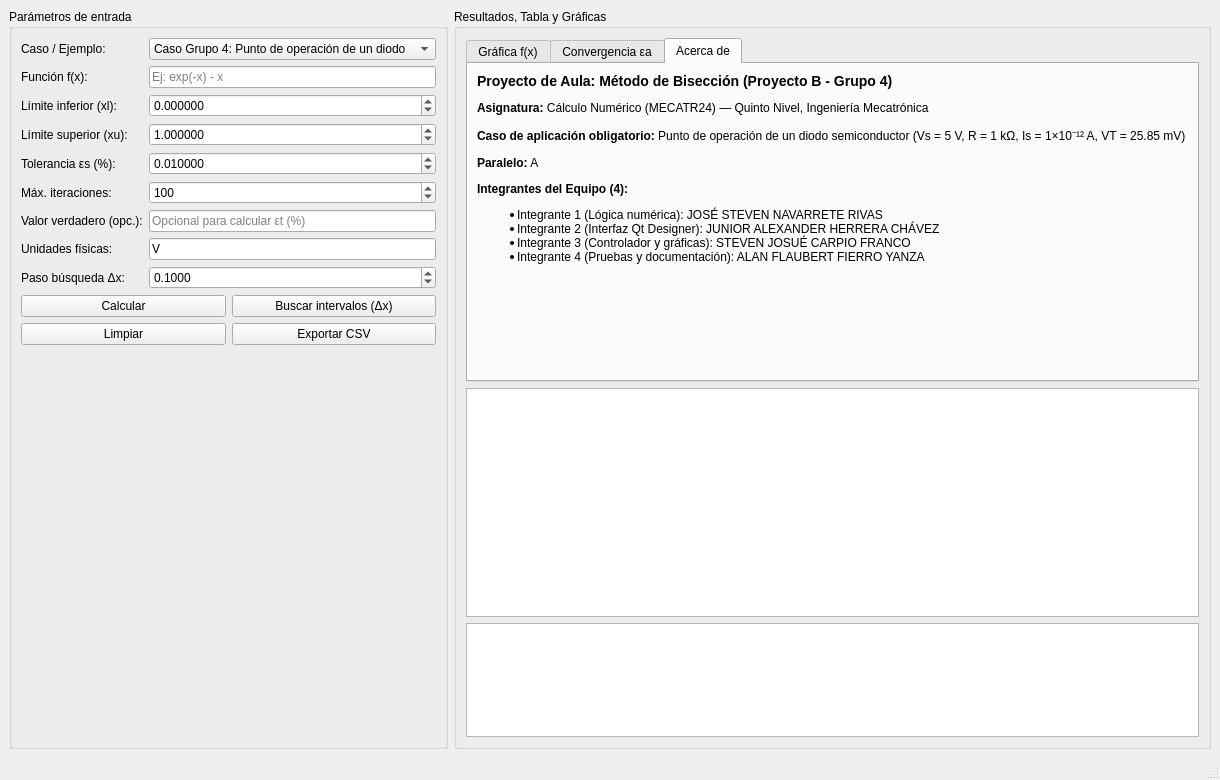
<?xml version="1.0" encoding="UTF-8"?>
<ui version="4.0">
 <class>MainWindow</class>
 <widget class="QMainWindow" name="MainWindow">
  <property name="geometry">
   <rect>
    <x>0</x>
    <y>0</y>
    <width>1220</width>
    <height>780</height>
   </rect>
  </property>
  <property name="windowTitle">
   <string>Cálculo Numérico - Método de Bisección (Grupo 4: Diodo)</string>
  </property>
  <widget class="QWidget" name="centralwidget">
   <layout class="QHBoxLayout" name="horizontalLayoutMain" stretch="1,3">
    <item>
     <widget class="QGroupBox" name="grpEntrada">
      <property name="title">
       <string>Parámetros de entrada</string>
      </property>
      <layout class="QVBoxLayout" name="verticalLayoutEntrada">
       <item>
        <layout class="QFormLayout" name="formLayoutParametros">
         <item row="0" column="0">
          <widget class="QLabel" name="lblEjemplos">
           <property name="text">
            <string>Caso / Ejemplo:</string>
           </property>
          </widget>
         </item>
         <item row="0" column="1">
          <widget class="QComboBox" name="cmbEjemplos">
           <item>
            <property name="text">
             <string>Caso Grupo 4: Punto de operación de un diodo</string>
            </property>
           </item>
           <item>
            <property name="text">
             <string>Ejemplo libro (Chapra): Paracaidista</string>
            </property>
           </item>
           <item>
            <property name="text">
             <string>Ejemplo libro: exp(-x) - x</string>
            </property>
           </item>
          </widget>
         </item>
         <item row="1" column="0">
          <widget class="QLabel" name="lblFuncion">
           <property name="text">
            <string>Función f(x):</string>
           </property>
          </widget>
         </item>
         <item row="1" column="1">
          <widget class="QLineEdit" name="txtFuncion">
           <property name="placeholderText">
            <string>Ej: exp(-x) - x</string>
           </property>
          </widget>
         </item>
         <item row="2" column="0">
          <widget class="QLabel" name="lblXl">
           <property name="text">
            <string>Límite inferior (xl):</string>
           </property>
          </widget>
         </item>
         <item row="2" column="1">
          <widget class="QDoubleSpinBox" name="spnXl">
           <property name="decimals">
            <number>6</number>
           </property>
           <property name="minimum">
            <double>-100000.000000000000000</double>
           </property>
           <property name="maximum">
            <double>100000.000000000000000</double>
           </property>
           <property name="singleStep">
            <double>0.100000000000000</double>
           </property>
          </widget>
         </item>
         <item row="3" column="0">
          <widget class="QLabel" name="lblXu">
           <property name="text">
            <string>Límite superior (xu):</string>
           </property>
          </widget>
         </item>
         <item row="3" column="1">
          <widget class="QDoubleSpinBox" name="spnXu">
           <property name="decimals">
            <number>6</number>
           </property>
           <property name="minimum">
            <double>-100000.000000000000000</double>
           </property>
           <property name="maximum">
            <double>100000.000000000000000</double>
           </property>
           <property name="singleStep">
            <double>0.100000000000000</double>
           </property>
           <property name="value">
            <double>1.000000000000000</double>
           </property>
          </widget>
         </item>
         <item row="4" column="0">
          <widget class="QLabel" name="lblEs">
           <property name="text">
            <string>Tolerancia εs (%):</string>
           </property>
          </widget>
         </item>
         <item row="4" column="1">
          <widget class="QDoubleSpinBox" name="spnEs">
           <property name="decimals">
            <number>6</number>
           </property>
           <property name="minimum">
            <double>0.000001000000000</double>
           </property>
           <property name="maximum">
            <double>100.000000000000000</double>
           </property>
           <property name="singleStep">
            <double>0.010000000000000</double>
           </property>
           <property name="value">
            <double>0.010000000000000</double>
           </property>
          </widget>
         </item>
         <item row="5" column="0">
          <widget class="QLabel" name="lblMaxIter">
           <property name="text">
            <string>Máx. iteraciones:</string>
           </property>
          </widget>
         </item>
         <item row="5" column="1">
          <widget class="QSpinBox" name="spnMaxIter">
           <property name="minimum">
            <number>1</number>
           </property>
           <property name="maximum">
            <number>1000</number>
           </property>
           <property name="value">
            <number>100</number>
           </property>
          </widget>
         </item>
         <item row="6" column="0">
          <widget class="QLabel" name="lblValorVerdadero">
           <property name="text">
            <string>Valor verdadero (opc.):</string>
           </property>
          </widget>
         </item>
         <item row="6" column="1">
          <widget class="QLineEdit" name="txtValorVerdadero">
           <property name="placeholderText">
            <string>Opcional para calcular εt (%)</string>
           </property>
          </widget>
         </item>
         <item row="7" column="0">
          <widget class="QLabel" name="lblUnidades">
           <property name="text">
            <string>Unidades físicas:</string>
           </property>
          </widget>
         </item>
         <item row="7" column="1">
          <widget class="QLineEdit" name="txtUnidades">
           <property name="text">
            <string>V</string>
           </property>
          </widget>
         </item>
         <item row="8" column="0">
          <widget class="QLabel" name="lblPasoDx">
           <property name="text">
            <string>Paso búsqueda Δx:</string>
           </property>
          </widget>
         </item>
         <item row="8" column="1">
          <widget class="QDoubleSpinBox" name="spnPasoDx">
           <property name="decimals">
            <number>4</number>
           </property>
           <property name="minimum">
            <double>0.000100000000000</double>
           </property>
           <property name="maximum">
            <double>1000.000000000000000</double>
           </property>
           <property name="singleStep">
            <double>0.050000000000000</double>
           </property>
           <property name="value">
            <double>0.100000000000000</double>
           </property>
          </widget>
         </item>
        </layout>
       </item>
       <item>
        <layout class="QGridLayout" name="gridLayoutBotones">
         <item row="0" column="0">
          <widget class="QPushButton" name="btnCalcular">
           <property name="text">
            <string>Calcular</string>
           </property>
          </widget>
         </item>
         <item row="0" column="1">
          <widget class="QPushButton" name="btnBuscarIntervalos">
           <property name="text">
            <string>Buscar intervalos (Δx)</string>
           </property>
          </widget>
         </item>
         <item row="1" column="0">
          <widget class="QPushButton" name="btnLimpiar">
           <property name="text">
            <string>Limpiar</string>
           </property>
          </widget>
         </item>
         <item row="1" column="1">
          <widget class="QPushButton" name="btnExportar">
           <property name="text">
            <string>Exportar CSV</string>
           </property>
          </widget>
         </item>
        </layout>
       </item>
       <item>
        <spacer name="verticalSpacerEntrada">
         <property name="orientation">
          <enum>Qt::Orientation::Vertical</enum>
         </property>
         <property name="sizeHint" stdset="0">
          <size>
           <width>20</width>
           <height>40</height>
          </size>
         </property>
        </spacer>
       </item>
      </layout>
     </widget>
    </item>
    <item>
     <widget class="QGroupBox" name="grpResultados">
      <property name="title">
       <string>Resultados, Tabla y Gráficas</string>
      </property>
      <layout class="QVBoxLayout" name="verticalLayoutResultados" stretch="3,2,1">
       <item>
        <widget class="QTabWidget" name="tabGraficas">
         <property name="currentIndex">
          <number>2</number>
         </property>
         <widget class="QWidget" name="tabFuncion">
          <attribute name="title">
           <string>Gráfica f(x)</string>
          </attribute>
          <layout class="QVBoxLayout" name="layoutTabFunc">
           <item>
            <widget class="QWidget" name="widgetGraficaFuncion" native="true"/>
           </item>
          </layout>
         </widget>
         <widget class="QWidget" name="tabError">
          <attribute name="title">
           <string>Convergencia εa</string>
          </attribute>
          <layout class="QVBoxLayout" name="layoutTabError">
           <item>
            <widget class="QWidget" name="widgetGraficaError" native="true"/>
           </item>
          </layout>
         </widget>
         <widget class="QWidget" name="tabAcercaDe">
          <attribute name="title">
           <string>Acerca de</string>
          </attribute>
          <layout class="QVBoxLayout" name="layoutTabAcerca">
           <item>
            <widget class="QLabel" name="lblAcercaDe">
             <property name="text">
              <string>&lt;html&gt;&lt;head/&gt;&lt;body&gt;&lt;h3 style=&quot; margin-top:14px; margin-bottom:12px; margin-left:0px; margin-right:0px; -qt-block-indent:0; text-indent:0px;&quot;&gt;&lt;span style=&quot; font-size:large; font-weight:700;&quot;&gt;Proyecto de Aula: Método de Bisección (Proyecto B - Grupo 4)&lt;/span&gt;&lt;/h3&gt;&lt;p&gt;&lt;span style=&quot; font-weight:700;&quot;&gt;Asignatura:&lt;/span&gt; Cálculo Numérico (MECATR24) — Quinto Nivel, Ingeniería Mecatrónica&lt;/p&gt;&lt;p&gt;&lt;span style=&quot; font-weight:700;&quot;&gt;Caso de aplicación obligatorio:&lt;/span&gt; Punto de operación de un diodo semiconductor (Vs = 5 V, R = 1 kΩ, Is = 1×10⁻¹² A, VT = 25.85 mV)&lt;/p&gt;&lt;p&gt;&lt;span style=&quot; font-weight:700;&quot;&gt;Paralelo:&lt;/span&gt; A&lt;/p&gt;&lt;p&gt;&lt;span style=&quot; font-weight:700;&quot;&gt;Integrantes del Equipo (4):&lt;/span&gt;&lt;/p&gt;&lt;ul style=&quot;margin-top: 0px; margin-bottom: 0px; margin-left: 0px; margin-right: 0px; -qt-list-indent: 1;&quot;&gt;&lt;li style=&quot; margin-top:12px; margin-bottom:0px; margin-left:0px; margin-right:0px; -qt-block-indent:0; text-indent:0px;&quot;&gt;Integrante 1 (Lógica numérica): JOSÉ STEVEN NAVARRETE RIVAS&lt;/li&gt;&lt;li style=&quot; margin-top:0px; margin-bottom:0px; margin-left:0px; margin-right:0px; -qt-block-indent:0; text-indent:0px;&quot;&gt;Integrante 2 (Interfaz Qt Designer): JUNIOR ALEXANDER HERRERA CHÁVEZ&lt;/li&gt;&lt;li style=&quot; margin-top:0px; margin-bottom:0px; margin-left:0px; margin-right:0px; -qt-block-indent:0; text-indent:0px;&quot;&gt;Integrante 3 (Controlador y gráficas): STEVEN JOSUÉ CARPIO FRANCO&lt;/li&gt;&lt;li style=&quot; margin-top:0px; margin-bottom:12px; margin-left:0px; margin-right:0px; -qt-block-indent:0; text-indent:0px;&quot;&gt;Integrante 4 (Pruebas y documentación): ALAN FLAUBERT FIERRO YANZA&lt;/li&gt;&lt;/ul&gt;&lt;/body&gt;&lt;/html&gt;</string>
             </property>
             <property name="alignment">
              <set>Qt::AlignmentFlag::AlignLeading|Qt::AlignmentFlag::AlignLeft|Qt::AlignmentFlag::AlignTop</set>
             </property>
             <property name="wordWrap">
              <bool>true</bool>
             </property>
            </widget>
           </item>
          </layout>
         </widget>
        </widget>
       </item>
       <item>
        <widget class="QTableWidget" name="tablaResultados"/>
       </item>
       <item>
        <widget class="QTextEdit" name="txtResultado">
         <property name="maximumSize">
          <size>
           <width>16777215</width>
           <height>140</height>
          </size>
         </property>
         <property name="readOnly">
          <bool>true</bool>
         </property>
        </widget>
       </item>
      </layout>
     </widget>
    </item>
   </layout>
  </widget>
  <widget class="QStatusBar" name="statusbar"/>
 </widget>
 <resources/>
 <connections/>
</ui>
